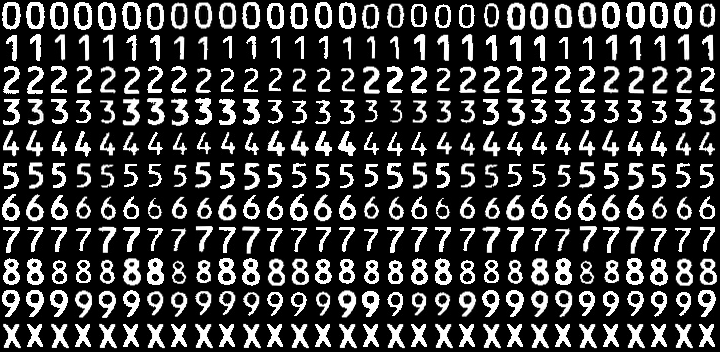
#> input picture New_ID/trainum.png, 720 x 352 px
$ python train.py
#> lines starting #> are read from the running program, lines starting #| are printed output that depends on the picture
#! /usr/bin/python
# author jiang
# {YEAR}年{MONTH}月{DAY}日
import cv2 as cv
import numpy as np


def KNN():
    train = cv.imread("trainum.png", 0)
#> train is the input picture: shape (352, 720); min 0, max 255, mean 61.1
    # 24*32
    trainimgs = [train]
    # 腐蚀和膨胀，增强训练集
    for i in range(1, 3):
        kernel = np.ones((i, i), np.uint8)#创建了一个大小为(i, i)的二维数组，用作形态学运算的结构元素
        j = cv.erode(train, kernel)
        trainimgs.append(j)
        r = cv.dilate(train, kernel)
        trainimgs.append(r)
#> this loop made 2 passes
#> pass 2, in KNN, `j = cv.erode(train, kernel)`:
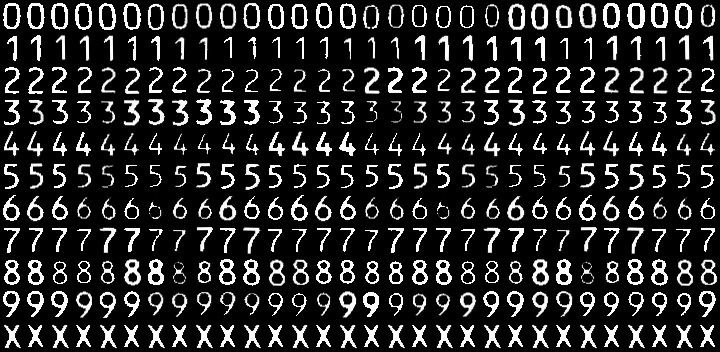
#> j: shape (352, 720); min 0, max 255, mean 41
#> pass 2, in KNN, `r = cv.dilate(train, kernel)`:
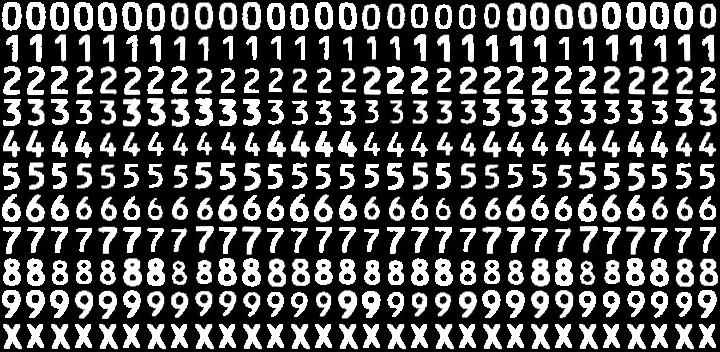
#> r: shape (352, 720); min 0, max 255, mean 81.7
#> after the loop, trainimgs = 5 items
    # 生成knn对象
    knn = cv.ml.KNearest_create()  # 创建knn分类器
    # 训练knn模型，train用于KNN分类器的训练
    for trainimg in trainimgs:
        cells = [np.hsplit(row, 30) for row in np.vsplit(trainimg, 11)]#将图像划分为大小为24×32的小图像

        x = np.array( cells)
        # print(x[1][1])
        trn = x[:, :].reshape(-1, 768).astype(np.float32)#展成一维数组，-1行数自动计算
        k = np.array([0, 1, 2, 3, 4, 5, 6, 7, 8, 9, 10])
        train_label = np.repeat(k, 30)#k重复输入30次
        knn.train(trn, cv.ml.ROW_SAMPLE, train_label) #将训练集和对应的标签转递给KNN分类器对象
#> this loop made 5 passes
#> pass 1, in KNN, `trn = x[:, :].reshape(-1, 768).astype(np.float32)#展成一维数组，-1行数自动计算`:
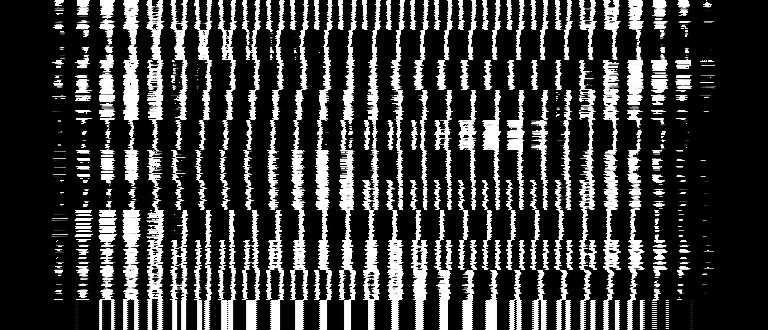
#> trn: shape (330, 768) float32; min 0, max 255, mean 61.1
#> after the loop:
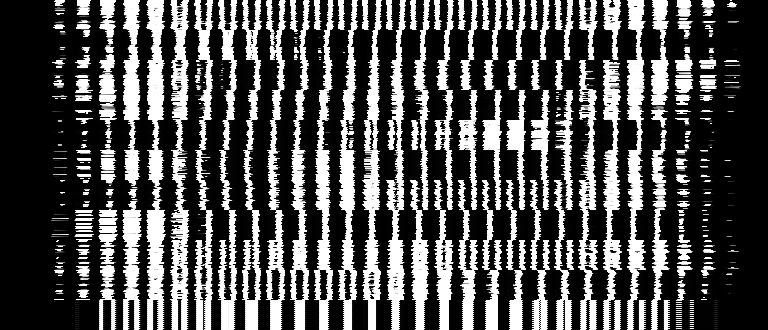
#> trn: shape (330, 768) float32; min 0, max 255, mean 81.7

    cell = [np.hsplit(row, 30) for row in np.vsplit(train, 11)]#垂直分割成11个子数组，然后对子数组进行水平分割，得到一个嵌套的二维列表cell
#> cell = 11 items
    x = np.array(cell)
    # print(x[1][1])
    train = x[:, :].reshape(-1, 768).astype(np.float32)
    t = np.array([0, 1, 2, 3, 4, 5, 6, 7, 8, 9, 10])
    train_label = np.repeat(t, 30)
    return knn, train, train_label


def main():
    knn, train, train_label = KNN()
#> train_label = 330 values from 0 to 10
    #进行不同比重训练集和测试集
    test = train.copy()
    test_label = train_label.copy()
#> test_label = 330 values from 0 to 10
    ret, result, neighbours, dist = knn.findNearest(test, 3)
#> ret = 0; result = 330 values from 0 to 10; neighbours = 330 rows, first 8: [0, 0, 0], [0, 0, 0], [0, 0, 0], [0, 0, 0], [0, 0, 0], [0, 0, 0], [0, 0, 0], [0, 0, 0]; dist = 330 rows, first 8: [3874043, 4516449, 4816650], [3518459, 3808639, 4196524], [3608264, 4166175, 4623486], [4344808, 4732031, 5045234], [4538505, 4919105, 5553514], [2933705, 3562483, 3763828], [3459388, 3591172, 4181158], [2761872, 2892529, 2992640]
    right = 0
    for i in range(330):
        if result[i] == test_label[i]:
            right += 1
#> after the loop, right = 330
    print(f'{len(test):}个测试数据识别正确{right:}个')
#| 330个测试数据识别正确330个
    # 计算正确率
    ac = right / result.size
#> ac = 1
    print(f'正确率{ac * 100:.2f}%')
#| 正确率100.00%


if __name__ == '__main__':
    main()
    cv.waitKey(0)
